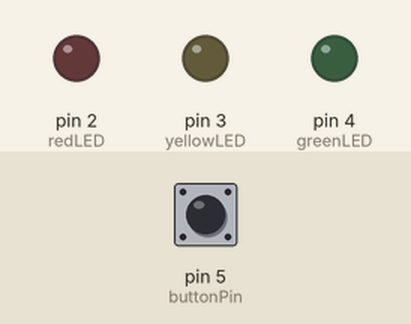
This sketch was run on a simulated Arduino Uno, built with avr-gcc and run on an emulated ATmega328P. Shown: output pins drawn as LEDs (lit = HIGH). Inputs (shaded band) come from the test bench; at power-on: pin 5 (buttonPin) HIGH.

Above: at 1.2 s.
1.3 s: pin 5 (buttonPin) pulled LOW for 0.15 s
At 2.1 s:
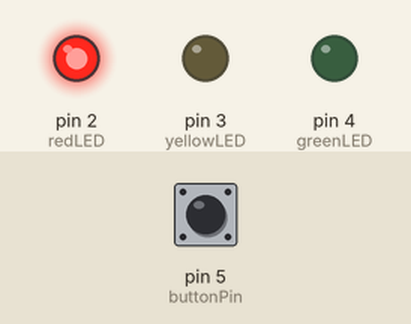
2.9 s: pin 5 (buttonPin) pulled LOW for 1 s
At 3.3 s:
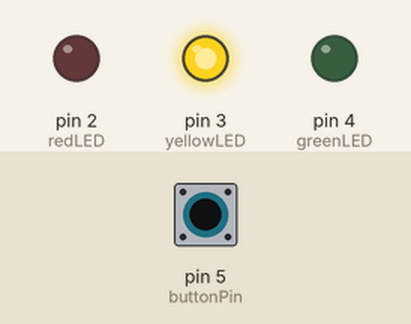
5.4 s: pin 5 (buttonPin) pulled LOW for 0.15 s
At 6.4 s:
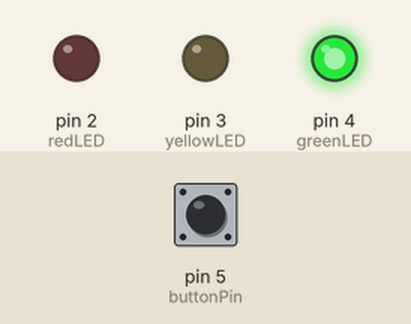
7.0 s: pin 5 (buttonPin) pulled LOW for 3.2 s
At 7.6 s:
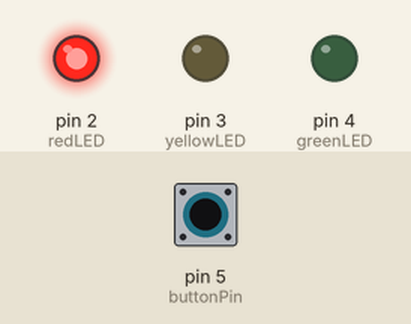
Timing chart, 0 to 10.0 s (numbered marks = the images above; inputs shaded):
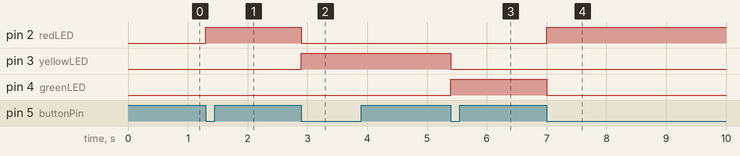

The sketch:

Code.ino
```cpp
const int redLED = 2;
const int yellowLED = 3;
const int greenLED = 4;
const int buttonPin = 5;

int state = 0;
bool lastButtonState = HIGH;

void setup() {
  pinMode(redLED, OUTPUT);
  pinMode(yellowLED, OUTPUT);
  pinMode(greenLED, OUTPUT);

  pinMode(buttonPin, INPUT_PULLUP);

  turnOffAll();
}

void loop() {
  bool currentButtonState = digitalRead(buttonPin);

  // Detect button press (pressed = LOW)
  if (lastButtonState == HIGH && currentButtonState == LOW) {
    state++;
    if (state > 3) state = 1;

    updateTrafficLight();
    delay(200);
  }

  lastButtonState = currentButtonState;
}

void updateTrafficLight() {
  turnOffAll();

  if (state == 1) digitalWrite(redLED, HIGH);
  else if (state == 2) digitalWrite(yellowLED, HIGH);
  else if (state == 3) digitalWrite(greenLED, HIGH);
}

void turnOffAll() {
  digitalWrite(redLED, LOW);
  digitalWrite(yellowLED, LOW);
  digitalWrite(greenLED, LOW);
}
```

Measured:
- after the input at 1.3 s, pin 2 (redLED): LOW → HIGH at once
- after the input at 2.9 s, pin 2 (redLED): HIGH → LOW at once; pin 3 (yellowLED): LOW → HIGH at once
- after the input at 5.4 s, pin 3 (yellowLED): HIGH → LOW at once; pin 4 (greenLED): LOW → HIGH at once
- after the input at 7.0 s, pin 2 (redLED): LOW → HIGH at once; pin 4 (greenLED): HIGH → LOW at once
